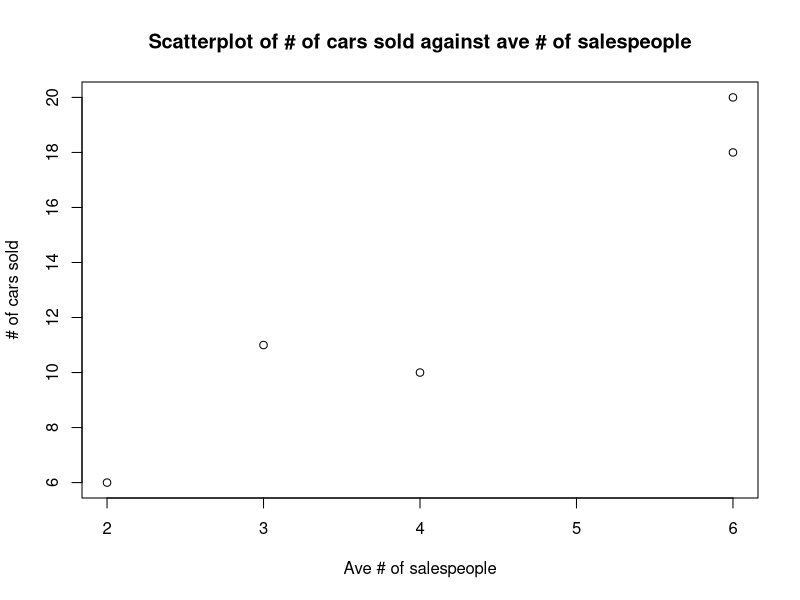
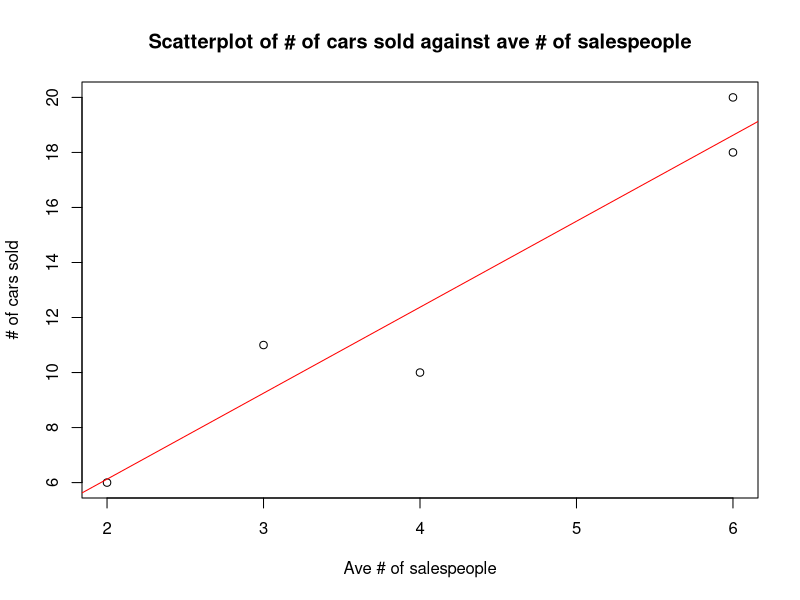
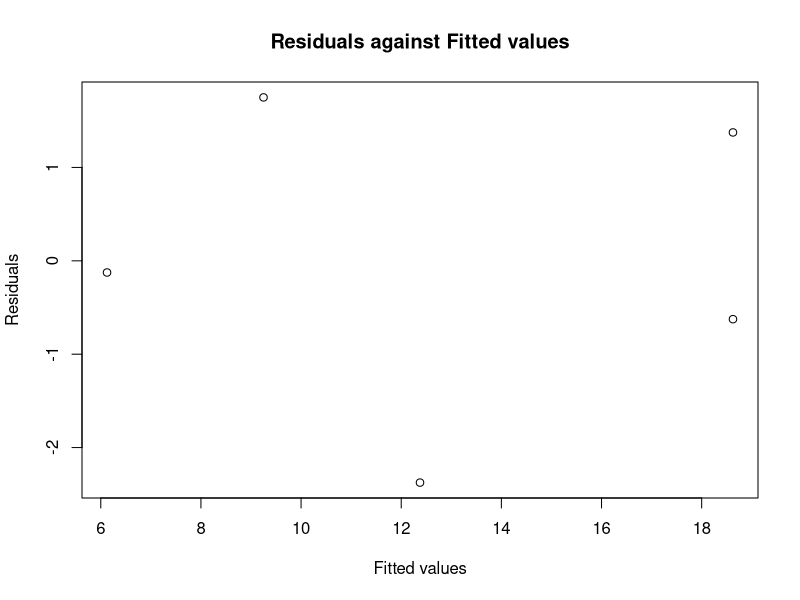
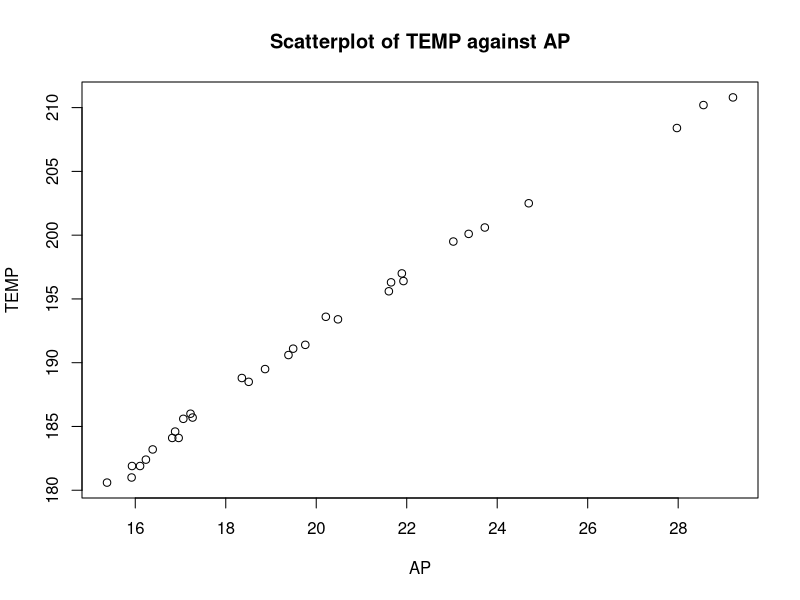
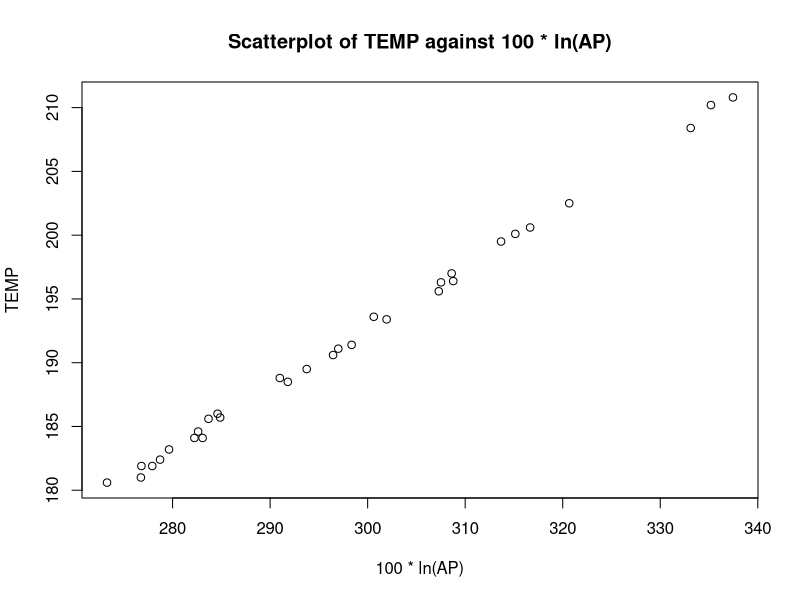
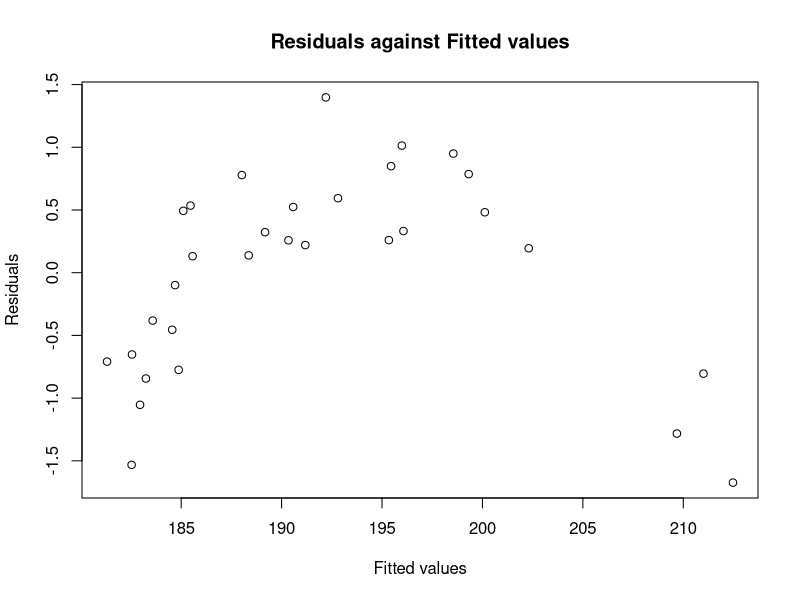
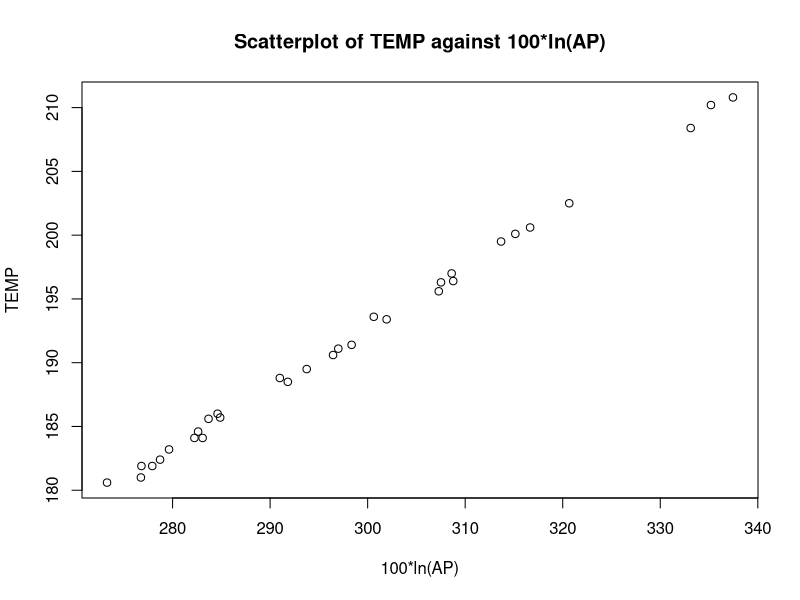
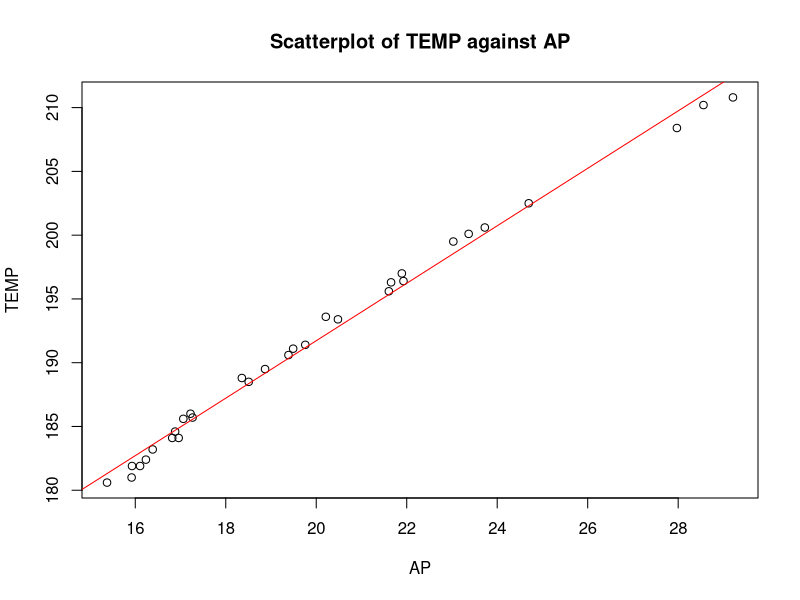

Write the R code that produced these figures, in order.
## ---- chunk 1

## ---- chunk 2
# 95th percentile
qnorm(0.95, mean=10, sd=3)
# 99th percentile
qnorm(0.99, mean=10, sd=3)
## ---- chunk 3
# 95th percentile of the t-distribution with 10 degrees of freedom
qt(0.95, df=10)
# 99th percentile of the t-distribution with 10 degrees of freedom
qt(0.99, df=10)
# 95th percentile of the t-distribution with 25 degrees of freedom
qt(0.95, df=25)
# 99th percentile of the t-distribution with 25 degrees of freedom
qt(0.99, df=25)
## ---- chunk 4
# 95th percentile of the chi-squared distribution with 1 degrees of freedom
qchisq(0.95, df=1)
# 99th percentile of the chi-squared distribution with 1 degrees of freedom
qchisq(0.99, df=1)

# 95th percentile of the chi-squared distribution with 4 degrees of freedom
qchisq(0.95, df=4)
# 99th percentile of the chi-squared distribution with 4 degrees of freedom
qchisq(0.99, df=4)

# 95th percentile of the chi-squared distribution with 10 degrees of freedom
qchisq(0.95, df=10)
# 99th percentile of the chi-squared distribution with 10 degrees of freedom
qchisq(0.99, df=10)
## ---- chunk 5
# 95th percentile of the F-distribution with 2 and 10 degrees of freedom
qf(0.95, df1=2, df2=10)
# 99th percentile of the F-distribution with 2 and 10 degrees of freedom
qf(0.99, df1=2, df2=10)

# 95th percentile of the F-distribution with 4 and 10 degrees of freedom
qf(0.95, df1=4, df2=10)
# 99th percentile of the F-distribution with 4 and 10 degrees of freedom
qf(0.99, df1=4, df2=10)
## ---- chunk 6
# 95th percentile of square of standard normal distribution
qnorm(0.95, mean = 0, sd=1)^2

# 90th percentile of chi-squared distribution with 1 degree of freedom
qchisq(0.90, df=1)

# 97.5th percentile of square of standard normal distribution
qnorm(0.975, mean = 0, sd=1)^2

# 95th percentile of chi-squared distribution with 1 degree of freedom
qchisq(0.95, df=1)

# 98.75th percentile of square of standard normal distribution
qnorm(0.9875, mean = 0, sd=1)^2

# 97.5th percentile of chi-squared distribution with 1 degree of freedom
qchisq(0.975, df=1)

## ---- chunk 7

## ---- chunk 8
v1 <- 1
v2 <- 20

# 95th percentile of square of t distribution
qt(0.95, df=v2)^2

# 90th percentile of f distribution (1, v2)
qf(0.90, df1=v1, df2=v2)

# 97.5th percentile of square of t distribution
qt(0.975, df=v2)^2

# 95th percentile of f distribution (1, v2)
qf(0.95, df1=v1, df2=v2)

# 98.75th percentile of square of t distribution
qt(0.9875, df=v2)^2

# 97.5th percentile of f distribution (1, v2)
qf(0.975, df1=v1, df2=v2)
## ---- chunk 9

## ---- chunk 10
weekof <- c("January 30", "June 39", "March 2", "October 26", "February 7")
no_of_cars_sold_y <- c(20, 18, 10, 6, 11)
ave_no_of_salesppl_x <- c(6, 6, 4, 2, 3)

# create matrix with the data
data <- cbind(weekof, no_of_cars_sold_y, ave_no_of_salesppl_x)

# create data frame
df <- as.data.frame(data)
transform(df, no_of_cars_sold_y = as.numeric(no_of_cars_sold_y), ave_no_of_salesppl_x = as.numeric(ave_no_of_salesppl_x))

# construct scatterplot of y against x, where y is the number of cars sold and x is the average number of salespeople
plot(ave_no_of_salesppl_x, no_of_cars_sold_y, xlab="Ave # of salespeople", ylab="# of cars sold", main="Scatterplot of # of cars sold against ave # of salespeople")
## ---- chunk 11
# estimate intercept using Method of least squares
xbar = mean(ave_no_of_salesppl_x)
ybar = mean(no_of_cars_sold_y)
b1 = sum((ave_no_of_salesppl_x - xbar) * (no_of_cars_sold_y - ybar)) / sum((ave_no_of_salesppl_x - xbar)^2)
b0 = ybar - b1 * xbar
cat("The estimated intercept:", b0, "\n")
cat("The estimated slope of the least squares line:", b1, "\n")

# check using built in function 'lm'
model <- lm(no_of_cars_sold_y ~ ave_no_of_salesppl_x)

# print the summary of the model
summary(model)
## ---- chunk 12
# plot the least squares line
plot(ave_no_of_salesppl_x, no_of_cars_sold_y, xlab="Ave # of salespeople", ylab="# of cars sold", main="Scatterplot of # of cars sold against ave # of salespeople")
abline(model, col="red")
## ---- chunk 13
# estimate the number of cars sold when the average number of salespeople is 5
x = 5
y = b0 + b1 * x
cat("The estimated number of cars sold when the average number of salespeople is 5:", y, "\n")
## ---- chunk 14
# Calculate the fitted values mu_hat for each observed value of x
mu_hat = b0 + b1 * ave_no_of_salesppl_x

# Calculate the residuals e_i for each observed value of x
e_i = no_of_cars_sold_y - mu_hat

# Plot the residuals against the fitted values
plot(mu_hat, e_i, xlab="Fitted values", ylab="Residuals", main="Residuals against Fitted values")

## ---- chunk 15
# estimate of the variance
n = length(no_of_cars_sold_y)
rss = sum(e_i^2)
estimate_variance = rss / (n - 2)
cat("The estimated variance:", estimate_variance, "\n")
## ---- chunk 16

## ---- chunk 17
# import data
q6data = read.table(file='hooker.txt', header = T)
q6data
## ---- chunk 18
# Plot TEMP against AP, where BT is the temperature and AP is the air pressure
plot(q6data$AP, q6data$BT, xlab="AP", ylab="TEMP", main="Scatterplot of TEMP against AP")
## ---- chunk 19

## ---- chunk 20
x = 100 * log(q6data$AP, base = exp(1))

# plot the scatterplot of TEMP against x
plot(x, q6data$BT, xlab="100 * ln(AP)", ylab="TEMP", main="Scatterplot of TEMP against 100 * ln(AP)")
## ---- chunk 21

## ---- chunk 22
xbar = mean(q6data$AP)
ybar = mean(q6data$BT)
b1 = sum((q6data$AP - xbar) * (q6data$BT - ybar)) / sum((q6data$AP - xbar)^2)
b0 = ybar - b1 * xbar
cat("The estimated intercept:", b0, "\n")
cat("The estimated slope:", b1, "\n")

# check using built in function 'lm'
q6model <- lm(q6data$BT ~ q6data$AP)

# print the summary of the model
summary(q6model)

## ---- chunk 23
# estimate of the variance
n = length(q6data$BT)

# Calculate the fitted values mu_hat for each observed value of x
mu_hat = b0 + b1 * q6data$AP

# Calculate the residuals e_i for each observed value of x
e_i = q6data$BT - mu_hat

# Plot the residuals against the fitted values
plot(mu_hat, e_i, xlab="Fitted values", ylab="Residuals", main="Residuals against Fitted values")
## ---- chunk 24
rss = sum(e_i^2)
estimate_variance = rss / (n - 2)
cat("The estimated variance:", estimate_variance, "\n")
## ---- chunk 25
# plot the least squares line
plot(x, q6data$BT, xlab="100*ln(AP)", ylab="TEMP", main="Scatterplot of TEMP against 100*ln(AP)")
abline(q6model, col="red")
## ---- chunk 26
# plot the least squares line
plot(q6data$AP, q6data$BT, xlab="AP", ylab="TEMP", main="Scatterplot of TEMP against AP")
abline(q6model, col="red")
## ---- chunk 27

